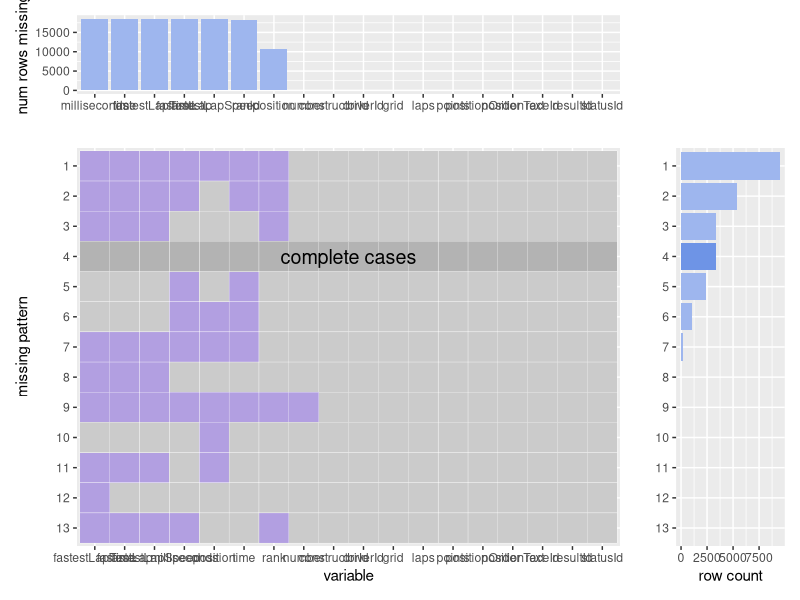

This chart was generated by the following R code:
## ---- chunk 1
library(readr)
library(tidyverse)
library(patchwork)

resultsMissing <- read_csv("data/results_Missing.csv")

## ---- chunk 2
missing_plot <- function(dataframe,percent) {
  
  # Function checking full missing pattern line (complete cases)
  missing_patterns <- data.frame(is.na(dataframe)) %>%
    group_by_all() %>%
    count(name = "count", sort = TRUE) %>%
    ungroup()
  
  complet_id = c()
  rows = nrow(missing_patterns)
  cols = ncol(missing_patterns)
  for(i in 1:rows){
    row = missing_patterns[i,-cols]
    if(!any(row)){
      complet_id <- append(complet_id, i)
    }
  }
  
  # Sataframe creation as in question 1
  main_missing_patterns = missing_patterns %>% 
    rownames_to_column("id") %>% 
    gather(key, value, -c("count","id")) %>% 
    mutate( highlight = ifelse( value == TRUE, "purple", ifelse(id %in% complet_id, "grey_shade", "grey") ) ) %>% 
    mutate( numericid = as.integer(id) )

  side1_missing_patterns = missing_patterns %>% 
    rownames_to_column("id") %>% 
    mutate( highlight = ifelse( id %in% complet_id, "1", "0" ) ) %>%
    mutate(Percentage=round(count/sum(count)*100,2)) %>%
    mutate( numericid = as.integer(id) )

  side2 = data.frame("count" = sapply(dataframe, function(x) sum(is.na(x)))) %>% 
    rownames_to_column("key")
  
  # Plot center plot
  main = ggplot(main_missing_patterns, aes(x = fct_reorder(key, -value, sum) , y = fct_rev(fct_reorder(id, numericid)), fill = highlight)) +
    geom_tile(color = 'white') +
    scale_fill_manual(values = c("grey" = "#CBCBCB", "purple" = "#B29FE1", "grey_shade" = "#B3B3B3")) +
    labs(x = "variable",y = "missing pattern") +
    theme(legend.position = "none") +
    annotate("text",x = cols/2, y = rows-complet_id+1, label = "complete cases",size = 5)
  
  # Checking if percent equal to True of False and plotting the corresponding plot
  if (percent == FALSE) {
    side_1 = ggplot(side1_missing_patterns, aes(x = fct_rev(fct_reorder(id, numericid)), y = count, fill = highlight)) +
      geom_bar(stat="identity") +
      scale_fill_manual( values = c( "1"="#6E94E6", "0"="#9EB6EE" ), guide = FALSE )+
      labs(y = "row count", x = "") +
      coord_flip() } 
  else {
    side_1 = ggplot(side1_missing_patterns, aes(x = fct_rev(fct_reorder(id, numericid)), y = Percentage, fill = highlight)) +
      geom_bar(stat="identity") +
      scale_fill_manual( values = c( "1"="#6E94E6", "0"="#9EB6EE" ), guide = FALSE )+
      labs(y = "% rows", x = "") +
      coord_flip()
    }

  # Plot top plot
  side_2 = ggplot(side2, aes(x = fct_reorder(key, -count), y = count )) +
    geom_bar(stat="identity",fill = "#9EB6EE") +
    labs(y = "num rows missing", x = "")
  
  # Dispatch plots with patchwork
  side_2 + plot_spacer() + main + side_1 +
  plot_layout(widths = c(5, 1), heights = unit(c(2, 3), c('cm', 'null')))
}
## ---- chunk 3
library(dplyr)

colSums(is.na(resultsMissing)) %>%
  sort(decreasing = TRUE)
## ---- chunk 4

missing_plot(resultsMissing,percent = FALSE)

